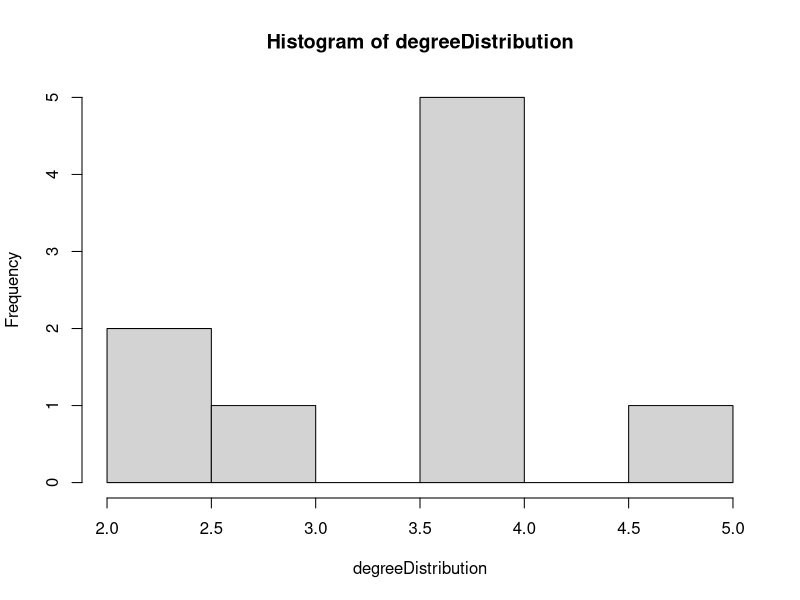

R code for this plot:
## ---- chunk 1
knitr::opts_chunk$set(
    echo = TRUE,
    message = FALSE,
    warning = FALSE
)
## ---- chunk 2

degreeDistribution<-c(2,4,4,4,4,5,4,3,2)
ccDistribution<-c(1,4/6)
hist(degreeDistribution)

